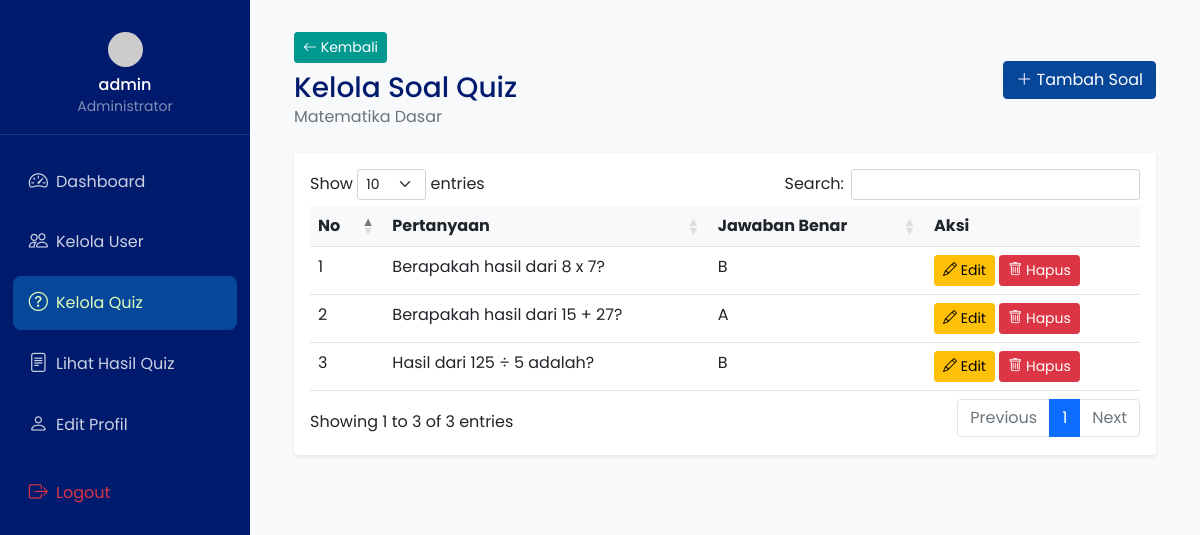
The app's page /admin/questions.php?quiz_id=1 (signed in) with its own data.
### tables this page shows
CREATE TABLE IF NOT EXISTS quiz (
    id INT PRIMARY KEY AUTO_INCREMENT,
    title VARCHAR(100) NOT NULL,
    description TEXT,
    is_active BOOLEAN DEFAULT FALSE,
    created_at TIMESTAMP DEFAULT CURRENT_TIMESTAMP,
    updated_at TIMESTAMP DEFAULT CURRENT_TIMESTAMP ON UPDATE CURRENT_TIMESTAMP,
    deleted_at TIMESTAMP NULL DEFAULT NULL
);

CREATE TABLE IF NOT EXISTS questions (
    id INT PRIMARY KEY AUTO_INCREMENT,
    quiz_id INT,
    question TEXT NOT NULL,
    option_a VARCHAR(255) NOT NULL,
    option_b VARCHAR(255) NOT NULL,
    option_c VARCHAR(255) NOT NULL,
    option_d VARCHAR(255) NOT NULL,
    answer ENUM('A','B','C','D') NOT NULL,
    explanation TEXT,
    created_at TIMESTAMP DEFAULT CURRENT_TIMESTAMP,
    updated_at TIMESTAMP DEFAULT CURRENT_TIMESTAMP ON UPDATE CURRENT_TIMESTAMP,
    deleted_at TIMESTAMP NULL DEFAULT NULL,
    FOREIGN KEY (quiz_id) REFERENCES quiz(id)
);

### admin/questions.php (the view, shortened to what this page needs)
<?php
require_once '../config/config.php';
$quiz_id = $_GET['quiz_id'];
$query = "SELECT * FROM quiz WHERE id = ?";
$stmt = mysqli_prepare($conn, $query);
mysqli_stmt_bind_param($stmt, "i", $quiz_id);
mysqli_stmt_execute($stmt);
$quiz = mysqli_stmt_get_result($stmt)->fetch_assoc();
$query = "SELECT * FROM questions WHERE quiz_id = ? AND deleted_at IS NULL ORDER BY id ASC";
$stmt = mysqli_prepare($conn, $query);
mysqli_stmt_bind_param($stmt, "i", $quiz_id);
mysqli_stmt_execute($stmt);
$questions = mysqli_stmt_get_result($stmt);
?>
<!DOCTYPE html>
<html>
<head>
    <link href="https://cdn.jsdelivr.net/npm/bootstrap@5.1.3/dist/css/bootstrap.min.css" rel="stylesheet">
    <link href="https://cdn.jsdelivr.net/npm/bootstrap-icons@1.7.2/font/bootstrap-icons.css" rel="stylesheet">
    <link href="https://cdn.datatables.net/1.11.5/css/dataTables.bootstrap5.min.css" rel="stylesheet">
    <link href="/assets/css/style.css" rel="stylesheet">
    <link href="/assets/css/sidebar.css" rel="stylesheet">
</head>
<body class="bg-light">
    <?php include 'components/sidebar.php'; ?>
    <div class="main-content">
        <div class="container-fluid">
            <div class="d-flex justify-content-between align-items-center mb-4">
                <div>
                    <div class="d-flex align-items-center gap-3 mb-2">
                        <a href="quiz.php" class="btn btn-secondary btn-sm">
                            <i class="bi bi-arrow-left"></i> Kembali
                        </a>
                    </div>
                    <h3 class="text-primary-dark mb-0">Kelola Soal Quiz</h3>
                    <p class="text-secondary mb-0"><?php echo htmlspecialchars($quiz['title']); ?></p>
                </div>
                <div>
                    <button class="btn btn-primary" data-bs-toggle="modal" data-bs-target="#addQuestionModal">
                        <i class="bi bi-plus-lg"></i> Tambah Soal
                    </button>
                </div>
            </div>
            <div class="card shadow-sm">
                <div class="card-body">
                    <div class="table-responsive">
                        <table class="table table-hover" id="questionsTable">
                            <thead class="bg-light">
                                <tr>
                                    <th>No</th>
                                    <th>Pertanyaan</th>
                                    <th>Jawaban Benar</th>
                                    <th>Aksi</th>
                                </tr>
                            </thead>
                            <tbody>
                                <?php
                                if (mysqli_num_rows($questions) > 0) {
                                    $no = 1;
                                    while ($row = mysqli_fetch_assoc($questions)) {
                                ?>
                                <tr>
                                    <td><?php echo $no++; ?></td>
                                    <td><?php echo htmlspecialchars($row['question']); ?></td>
                                    <td><?php echo $row['answer']; ?></td>
                                    <td>
                                        <button class="btn btn-warning btn-sm edit-btn"
                                                data-id="<?php echo $row['id']; ?>"
                                                data-question="<?php echo htmlspecialchars($row['question']); ?>"
                                                data-option-a="<?php echo htmlspecialchars($row['option_a']); ?>"
                                                data-option-b="<?php echo htmlspecialchars($row['option_b']); ?>"
                                                data-option-c="<?php echo htmlspecialchars($row['option_c']); ?>"
                                                data-option-d="<?php echo htmlspecialchars($row['option_d']); ?>"
                                                data-answer="<?php echo $row['answer']; ?>"
                                                data-explanation="<?php echo htmlspecialchars($row['explanation']); ?>">
                                            <i class="bi bi-pencil"></i> Edit
                                        </button>
                                        <a href="question_process.php?delete=<?php echo $row['id']; ?>&quiz_id=<?php echo $quiz_id; ?>"
                                           class="btn btn-danger btn-sm delete-btn">
                                            <i class="bi bi-trash"></i> Hapus
                                        </a>
                                    </td>
                                </tr>
                                <?php
                                    }
                                } else {
                                    echo '<tr><td colspan="4" class="text-center">Belum ada soal</td></tr>';
                                }
                                ?>
                            </tbody>
                        </table>
                    </div>
                </div>
            </div>
        </div>
    </div>
</body>
</html>

### assets/css/style.css (style rules this page uses)
:root { --primary-dark: #001A6E; --primary: #074799; --secondary: #009990; --light: #E1FFBB; --white: #ffffff; --gray: #6c757d; --success: #28a745; --danger: #dc3545; --bronze: #CD853F; --silver: #C0C0C0; --gold: #FFD700; --font-family: 'Poppins', sans-serif; }
.btn-primary { background-color: var(--primary); border-color: var(--primary); }
.btn-secondary { background-color: var(--secondary); border-color: var(--secondary); }
.card { border: none; box-shadow: 0 2px 10px rgba(0,0,0,0.1); }
.text-primary-dark { color: var(--primary-dark) !important; }
body { font-family: var(--font-family); }
h1, h2, h3, h4, h5, h6, .form-label { font-family: var(--font-family); }

### assets/css/sidebar.css (style rules this page uses)
.main-content { margin-left: 250px; padding: 2rem; transition: all 0.3s; }

### records on screen
quiz: title "Matematika Dasar"
questions: question "Berapakah hasil dari 8 x 7?", answer "B"
questions: question "Berapakah hasil dari 15 + 27?", answer "A"
questions: question "Hasil dari 125 ÷ 5 adalah?", answer "B"

### other values on screen
$_SESSION['username'] "admin"
